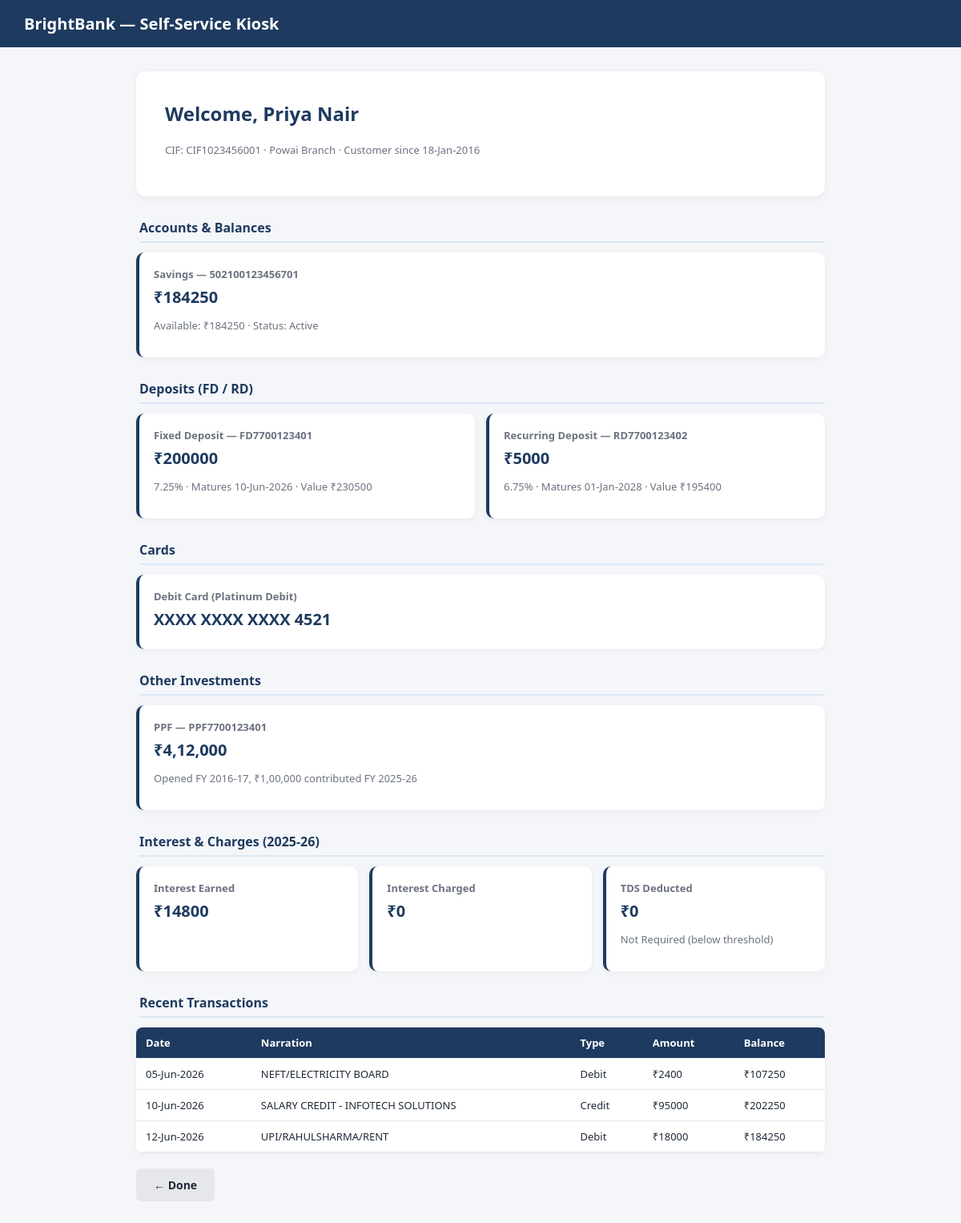
The page /dashboard/CIF1023456001 on the database its author committed.
### models.py (models this page shows)
class Customer(db.Model):
    cif = db.Column(db.String(20), primary_key=True)
    full_name = db.Column(db.String(120), nullable=False)
    dob = db.Column(db.String(20), nullable=False)
    gender = db.Column(db.String(10))
    pan = db.Column(db.String(15))
    aadhaar_masked = db.Column(db.String(20))
    mobile = db.Column(db.String(20))
    email = db.Column(db.String(120))
    address = db.Column(db.String(300))
    occupation = db.Column(db.String(80))
    annual_income = db.Column(db.Float)
    marital_status = db.Column(db.String(20))
    nominee_name = db.Column(db.String(120))
    nominee_relation = db.Column(db.String(40))
    customer_since = db.Column(db.String(20))
    home_branch = db.Column(db.String(80))
    ifsc = db.Column(db.String(20))
    kyc_status = db.Column(db.String(80))

class Account(db.Model):
    id = db.Column(db.Integer, primary_key=True)
    cif = db.Column(db.String(20), db.ForeignKey("customer.cif"), nullable=False)
    account_number = db.Column(db.String(30))
    account_type = db.Column(db.String(20))
    opening_date = db.Column(db.String(20))
    status = db.Column(db.String(20))
    mode_of_operation = db.Column(db.String(40))
    current_balance = db.Column(db.Float)
    available_balance = db.Column(db.Float)
    min_balance_req = db.Column(db.Float)
    amb = db.Column(db.Float)

class Deposit(db.Model):
    id = db.Column(db.Integer, primary_key=True)
    cif = db.Column(db.String(20), db.ForeignKey("customer.cif"), nullable=False)
    deposit_account_no = db.Column(db.String(30))
    deposit_type = db.Column(db.String(20))
    principal_installment = db.Column(db.Float)
    interest_rate = db.Column(db.String(20))
    tenure = db.Column(db.String(20))
    booking_date = db.Column(db.String(20))
    maturity_date = db.Column(db.String(20))
    maturity_value = db.Column(db.Float)
    payout_option = db.Column(db.String(30))
    auto_renewal = db.Column(db.String(10))

class Card(db.Model):
    id = db.Column(db.Integer, primary_key=True)
    cif = db.Column(db.String(20), db.ForeignKey("customer.cif"), nullable=False)
    card_number_masked = db.Column(db.String(30))
    card_type = db.Column(db.String(20))
    variant = db.Column(db.String(40))
    credit_limit = db.Column(db.Float)
    outstanding = db.Column(db.Float)
    billing_cycle = db.Column(db.String(40))
    due_date = db.Column(db.String(20))
    reward_points = db.Column(db.Integer)

class Investment(db.Model):
    id = db.Column(db.Integer, primary_key=True)
    cif = db.Column(db.String(20), db.ForeignKey("customer.cif"), nullable=False)
    product = db.Column(db.String(40))
    account_folio_no = db.Column(db.String(40))
    balance_summary = db.Column(db.String(80))
    details = db.Column(db.String(200))

class InterestCharge(db.Model):
    id = db.Column(db.Integer, primary_key=True)
    cif = db.Column(db.String(20), db.ForeignKey("customer.cif"), nullable=False)
    period = db.Column(db.String(20))
    interest_earned = db.Column(db.Float)
    interest_charged = db.Column(db.Float)
    tds_deducted = db.Column(db.Float)
    form15g_status = db.Column(db.String(60))
    maintenance_charges = db.Column(db.Float)
    penalty_charges = db.Column(db.Float)

class Transaction(db.Model):
    id = db.Column(db.Integer, primary_key=True)
    cif = db.Column(db.String(20), db.ForeignKey("customer.cif"), nullable=False)
    account_number = db.Column(db.String(30))
    txn_date = db.Column(db.String(20))
    narration = db.Column(db.String(120))
    txn_type = db.Column(db.String(10))
    amount = db.Column(db.Float)
    running_balance = db.Column(db.Float)

### app.py (the view)
@app.route("/dashboard/<cif>")
def dashboard(cif):
    customer = Customer.query.get_or_404(cif)
    accounts = Account.query.filter_by(cif=cif).all()
    deposits = Deposit.query.filter_by(cif=cif).all()
    gold = GoldProduct.query.filter_by(cif=cif).all()
    loans = Loan.query.filter_by(cif=cif).all()
    cards = Card.query.filter_by(cif=cif).all()
    investments = Investment.query.filter_by(cif=cif).all()
    transactions = Transaction.query.filter_by(cif=cif).order_by(Transaction.id.desc()).limit(5).all()
    interest = InterestCharge.query.filter_by(cif=cif).first()
    digital = DigitalBanking.query.filter_by(cif=cif).first()
    return render_template(
        "dashboard.html", customer=customer, accounts=accounts, deposits=deposits,
        gold=gold, loans=loans, cards=cards, investments=investments,
        transactions=transactions, interest=interest, digital=digital,
    )

### templates/dashboard.html (shortened to what this page needs)
{% extends "base.html" %}
{% block content %}
<div class="welcome-card">
    <h2>Welcome, {{ customer.full_name }}</h2>
    <p class="hint">CIF: {{ customer.cif }} &middot; {{ customer.home_branch }} &middot; Customer since {{ customer.customer_since }}</p>
</div>
<h3 class="section-title">Accounts & Balances</h3>
<div class="grid">
    {% for a in accounts %}
    <div class="data-card">
        <p class="data-label">{{ a.account_type }} — {{ a.account_number }}</p>
        <p class="data-value">₹{{ "%.0f"|format(a.current_balance) }}</p>
        <p class="hint">Available: ₹{{ "%.0f"|format(a.available_balance) }} &middot; Status: {{ a.status }}</p>
    </div>
    {% endfor %}
</div>
{% if deposits %}
<h3 class="section-title">Deposits (FD / RD)</h3>
<div class="grid">
    {% for d in deposits %}
    <div class="data-card">
        <p class="data-label">{{ d.deposit_type }} — {{ d.deposit_account_no }}</p>
        <p class="data-value">₹{{ "%.0f"|format(d.principal_installment) }}</p>
        <p class="hint">{{ d.interest_rate }} &middot; Matures {{ d.maturity_date }} &middot; Value ₹{{ "%.0f"|format(d.maturity_value) }}</p>
    </div>
    {% endfor %}
</div>
{% endif %}
{% if cards %}
<h3 class="section-title">Cards</h3>
<div class="grid">
    {% for c in cards %}
    <div class="data-card">
        <p class="data-label">{{ c.card_type }} ({{ c.variant }})</p>
        <p class="data-value">{{ c.card_number_masked }}</p>
    </div>
    {% endfor %}
</div>
{% endif %}
{% if investments %}
<h3 class="section-title">Other Investments</h3>
<div class="grid">
    {% for i in investments %}
    <div class="data-card">
        <p class="data-label">{{ i.product }} — {{ i.account_folio_no }}</p>
        <p class="data-value">{{ i.balance_summary }}</p>
        <p class="hint">{{ i.details }}</p>
    </div>
    {% endfor %}
</div>
{% endif %}
{% if interest %}
<h3 class="section-title">Interest & Charges ({{ interest.period }})</h3>
<div class="grid">
    <div class="data-card">
        <p class="data-label">Interest Earned</p>
        <p class="data-value">₹{{ "%.0f"|format(interest.interest_earned) }}</p>
    </div>
    <div class="data-card">
        <p class="data-label">Interest Charged</p>
        <p class="data-value">₹{{ "%.0f"|format(interest.interest_charged) }}</p>
    </div>
    <div class="data-card">
        <p class="data-label">TDS Deducted</p>
        <p class="data-value">₹{{ "%.0f"|format(interest.tds_deducted) }}</p>
        <p class="hint">{{ interest.form15g_status }}</p>
    </div>
</div>
{% endif %}
{% if transactions %}
<h3 class="section-title">Recent Transactions</h3>
<table class="txn-table">
    <thead><tr><th>Date</th><th>Narration</th><th>Type</th><th>Amount</th><th>Balance</th></tr></thead>
    <tbody>
        {% for t in transactions %}
        <tr>
            <td>{{ t.txn_date }}</td>
            <td>{{ t.narration }}</td>
            <td>{{ t.txn_type }}</td>
            <td>₹{{ "%.0f"|format(t.amount) }}</td>
            <td>₹{{ "%.0f"|format(t.running_balance) }}</td>
        </tr>
        {% endfor %}
    </tbody>
</table>
{% endif %}
<a class="btn btn-secondary" href="{{ url_for('home') }}">&larr; Done</a>
{% endblock %}

### templates/base.html (shortened to what this page needs)
<!DOCTYPE html>
<html lang="en">
<head>
    <link rel="stylesheet" href="{{ url_for('static', filename='css/style.css') }}">
</head>
<body>
    <header class="topbar">
        <a class="brand" href="{{ url_for('home') }}">BrightBank — Self-Service Kiosk</a>
    </header>
    <main class="container">
        {% block content %}{% endblock %}
    </main>
</body>
</html>

### static/css/style.css (style rules this page uses)
* { box-sizing: border-box; font-family: 'Segoe UI', Arial, sans-serif; }
body { margin: 0; background: #f4f6f9; color: #1f2937; }
.topbar { background: #1e3a5f; color: #fff; padding: 16px 30px; }
.brand { font-size: 20px; font-weight: 700; color: #fff; text-decoration: none; }
.container { max-width: 900px; margin: 30px auto; padding: 0 20px; }
.hero-card, .welcome-card, .form-card { background: #fff; padding: 36px; border-radius: 12px; box-shadow: 0 2px 10px rgba(0,0,0,0.06); text-align: center; }
.welcome-card { text-align: left; margin-bottom: 10px; }
.hero-card h1, .welcome-card h2 { color: #1e3a5f; margin-top: 0; }
.hint { color: #6b7280; font-size: 13px; }
.section-title { color: #1e3a5f; margin: 28px 0 12px 4px; font-size: 16px; border-bottom: 2px solid #dbe7f7; padding-bottom: 6px; }
.grid { display: grid; grid-template-columns: repeat(auto-fit, minmax(220px, 1fr)); gap: 14px; }
.data-card { background: #fff; padding: 18px; border-radius: 10px; box-shadow: 0 2px 8px rgba(0,0,0,0.05); border-left: 4px solid #1e3a5f; }
.data-label { font-size: 13px; color: #6b7280; margin: 0 0 6px 0; font-weight: 600; }
.data-value { font-size: 20px; font-weight: 700; color: #1e3a5f; margin: 0 0 6px 0; }
.btn { display: inline-block; padding: 11px 22px; border-radius: 6px; text-decoration: none; font-weight: 600; font-size: 14px; cursor: pointer; border: none; margin-top: 20px; }
.btn-secondary { background: #e5e7eb; color: #1f2937; }
.txn-table { width: 100%; border-collapse: collapse; background: #fff; box-shadow: 0 2px 8px rgba(0,0,0,0.05); border-radius: 8px; overflow: hidden; }
.txn-table th, .txn-table td { padding: 10px 12px; border-bottom: 1px solid #e5e7eb; text-align: left; font-size: 13px; }
.txn-table th { background: #1e3a5f; color: #fff; }

### rows shown on the page
Customer: full_name "Priya Nair", cif "CIF1023456001", home_branch "Powai Branch", customer_since "18-Jan-2016"
Account: account_type "Savings", account_number "502100123456701", current_balance "184250", available_balance "184250", status "Active"
Deposit: deposit_type "Fixed Deposit", deposit_account_no "FD7700123401", principal_installment "200000", interest_rate "7.25%", maturity_date "10-Jun-2026", maturity_value "230500"
Deposit: deposit_type "Recurring Deposit", deposit_account_no "RD7700123402", principal_installment "5000", interest_rate "6.75%", maturity_date "01-Jan-2028", maturity_value "195400"
Card: card_type "Debit Card", variant "Platinum Debit", card_number_masked "XXXX XXXX XXXX 4521"
Investment: product "PPF", account_folio_no "PPF7700123401", balance_summary "₹4,12,000", details "Opened FY 2016-17, ₹1,00,000 contributed FY 2025-26"
InterestCharge: period "2025-26", interest_earned "14800", interest_charged "0", tds_deducted "0", form15g_status "Not Required (below threshold)"
Transaction: txn_date "05-Jun-2026", narration "NEFT/ELECTRICITY BOARD", txn_type "Debit", amount "2400", running_balance "107250"
Transaction: txn_date "10-Jun-2026", narration "SALARY CREDIT - INFOTECH SOLUTIONS", txn_type "Credit", amount "95000", running_balance "202250"
Transaction: txn_date "12-Jun-2026", narration "UPI/RAHULSHARMA/RENT", txn_type "Debit", amount "18000", running_balance "184250"
